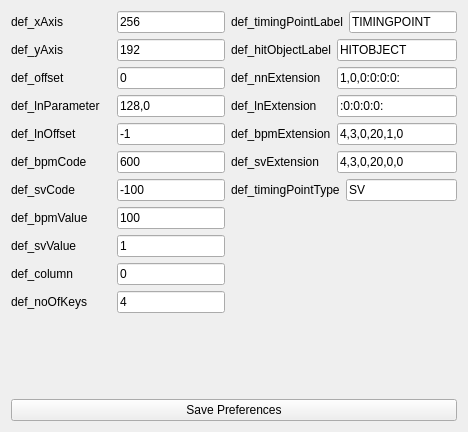
          <widget class="QWidget" name="tabDefault">
           <attribute name="title">
            <string>Default</string>
           </attribute>
           <layout class="QGridLayout" name="gridLayout_9">
            <item row="0" column="0">
             <layout class="QGridLayout" name="defaultValueGroupTotal">
              <item row="0" column="0">
               <layout class="QGridLayout" name="defaultValueGroup1">
                <item row="0" column="0">
                 <layout class="QGridLayout" name="def_xAxisGroup">
                  <item row="0" column="0">
                   <widget class="QLabel" name="def_xAxisLabel">
                    <property name="sizePolicy">
                     <sizepolicy hsizetype="Fixed" vsizetype="Preferred">
                      <horstretch>0</horstretch>
                      <verstretch>0</verstretch>
                     </sizepolicy>
                    </property>
                    <property name="minimumSize">
                     <size>
                      <width>100</width>
                      <height>0</height>
                     </size>
                    </property>
                    <property name="text">
                     <string>def_xAxis</string>
                    </property>
                   </widget>
                  </item>
                  <item row="0" column="1">
                   <widget class="QLineEdit" name="def_xAxisLine">
                    <property name="sizePolicy">
                     <sizepolicy hsizetype="Minimum" vsizetype="Fixed">
                      <horstretch>0</horstretch>
                      <verstretch>0</verstretch>
                     </sizepolicy>
                    </property>
                    <property name="text">
                     <string>256</string>
                    </property>
                   </widget>
                  </item>
                 </layout>
                </item>
                <item row="1" column="0">
                 <layout class="QGridLayout" name="def_yAxisGroup">
                  <item row="0" column="0">
                   <widget class="QLabel" name="def_yAxisLabel">
                    <property name="sizePolicy">
                     <sizepolicy hsizetype="Fixed" vsizetype="Preferred">
                      <horstretch>0</horstretch>
                      <verstretch>0</verstretch>
                     </sizepolicy>
                    </property>
                    <property name="minimumSize">
                     <size>
                      <width>100</width>
                      <height>0</height>
                     </size>
                    </property>
                    <property name="text">
                     <string>def_yAxis</string>
                    </property>
                   </widget>
                  </item>
                  <item row="0" column="1">
                   <widget class="QLineEdit" name="def_yAxisLine">
                    <property name="sizePolicy">
                     <sizepolicy hsizetype="Minimum" vsizetype="Fixed">
                      <horstretch>0</horstretch>
                      <verstretch>0</verstretch>
                     </sizepolicy>
                    </property>
                    <property name="text">
                     <string>192</string>
                    </property>
                   </widget>
                  </item>
                 </layout>
                </item>
                <item row="2" column="0">
                 <layout class="QGridLayout" name="def_offsetGroup">
                  <item row="0" column="0">
                   <widget class="QLabel" name="def_offsetLabel">
                    <property name="sizePolicy">
                     <sizepolicy hsizetype="Fixed" vsizetype="Preferred">
                      <horstretch>0</horstretch>
                      <verstretch>0</verstretch>
                     </sizepolicy>
                    </property>
                    <property name="minimumSize">
                     <size>
                      <width>100</width>
                      <height>0</height>
                     </size>
                    </property>
                    <property name="text">
                     <string>def_offset</string>
                    </property>
                   </widget>
                  </item>
                  <item row="0" column="1">
                   <widget class="QLineEdit" name="def_offsetLine">
                    <property name="sizePolicy">
                     <sizepolicy hsizetype="Minimum" vsizetype="Fixed">
                      <horstretch>0</horstretch>
                      <verstretch>0</verstretch>
                     </sizepolicy>
                    </property>
                    <property name="text">
                     <string>0</string>
                    </property>
                   </widget>
                  </item>
                 </layout>
                </item>
                <item row="3" column="0">
                 <layout class="QGridLayout" name="def_lnParameterGroup">
                  <item row="0" column="0">
                   <widget class="QLabel" name="def_lnParameterLabel">
                    <property name="sizePolicy">
                     <sizepolicy hsizetype="Fixed" vsizetype="Preferred">
                      <horstretch>0</horstretch>
                      <verstretch>0</verstretch>
                     </sizepolicy>
                    </property>
                    <property name="minimumSize">
                     <size>
                      <width>100</width>
                      <height>0</height>
                     </size>
                    </property>
                    <property name="text">
                     <string>def_lnParameter</string>
                    </property>
                   </widget>
                  </item>
                  <item row="0" column="1">
                   <widget class="QLineEdit" name="def_lnParameterLine">
                    <property name="sizePolicy">
                     <sizepolicy hsizetype="Minimum" vsizetype="Fixed">
                      <horstretch>0</horstretch>
                      <verstretch>0</verstretch>
                     </sizepolicy>
                    </property>
                    <property name="text">
                     <string>128,0</string>
                    </property>
                   </widget>
                  </item>
                 </layout>
                </item>
                <item row="4" column="0">
                 <layout class="QGridLayout" name="def_lnOffsetGroup">
                  <item row="0" column="0">
                   <widget class="QLabel" name="def_lnOffsetLabel">
                    <property name="sizePolicy">
                     <sizepolicy hsizetype="Fixed" vsizetype="Preferred">
                      <horstretch>0</horstretch>
                      <verstretch>0</verstretch>
                     </sizepolicy>
                    </property>
                    <property name="minimumSize">
                     <size>
                      <width>100</width>
                      <height>0</height>
                     </size>
                    </property>
                    <property name="text">
                     <string>def_lnOffset</string>
                    </property>
                   </widget>
                  </item>
                  <item row="0" column="1">
                   <widget class="QLineEdit" name="def_lnOffsetLine">
                    <property name="sizePolicy">
                     <sizepolicy hsizetype="Minimum" vsizetype="Fixed">
                      <horstretch>0</horstretch>
                      <verstretch>0</verstretch>
                     </sizepolicy>
                    </property>
                    <property name="text">
                     <string>-1</string>
                    </property>
                   </widget>
                  </item>
                 </layout>
                </item>
                <item row="5" column="0">
                 <layout class="QGridLayout" name="def_bpmCodeGroup">
                  <item row="0" column="0">
                   <widget class="QLabel" name="def_bpmCodeLabel">
                    <property name="sizePolicy">
                     <sizepolicy hsizetype="Fixed" vsizetype="Preferred">
                      <horstretch>0</horstretch>
                      <verstretch>0</verstretch>
                     </sizepolicy>
                    </property>
                    <property name="minimumSize">
                     <size>
                      <width>100</width>
                      <height>0</height>
                     </size>
                    </property>
                    <property name="text">
                     <string>def_bpmCode</string>
                    </property>
                   </widget>
                  </item>
                  <item row="0" column="1">
                   <widget class="QLineEdit" name="def_bpmCodeLine">
                    <property name="sizePolicy">
                     <sizepolicy hsizetype="Minimum" vsizetype="Fixed">
                      <horstretch>0</horstretch>
                      <verstretch>0</verstretch>
                     </sizepolicy>
                    </property>
                    <property name="text">
                     <string>600</string>
                    </property>
                   </widget>
                  </item>
                 </layout>
                </item>
                <item row="6" column="0">
                 <layout class="QGridLayout" name="def_svCodeGroup">
                  <item row="0" column="0">
                   <widget class="QLabel" name="def_svCodeLabel">
                    <property name="sizePolicy">
                     <sizepolicy hsizetype="Fixed" vsizetype="Preferred">
                      <horstretch>0</horstretch>
                      <verstretch>0</verstretch>
                     </sizepolicy>
                    </property>
                    <property name="minimumSize">
                     <size>
                      <width>100</width>
                      <height>0</height>
                     </size>
                    </property>
                    <property name="text">
                     <string>def_svCode</string>
                    </property>
                   </widget>
                  </item>
                  <item row="0" column="1">
                   <widget class="QLineEdit" name="def_svCodeLine">
                    <property name="sizePolicy">
                     <sizepolicy hsizetype="Minimum" vsizetype="Fixed">
                      <horstretch>0</horstretch>
                      <verstretch>0</verstretch>
                     </sizepolicy>
                    </property>
                    <property name="text">
                     <string>-100</string>
                    </property>
                   </widget>
                  </item>
                 </layout>
                </item>
                <item row="7" column="0">
                 <layout class="QGridLayout" name="def_bpmValueGroup">
                  <item row="0" column="0">
                   <widget class="QLabel" name="def_bpmValueLabel">
                    <property name="sizePolicy">
                     <sizepolicy hsizetype="Fixed" vsizetype="Preferred">
                      <horstretch>0</horstretch>
                      <verstretch>0</verstretch>
                     </sizepolicy>
                    </property>
                    <property name="minimumSize">
                     <size>
                      <width>100</width>
                      <height>0</height>
                     </size>
                    </property>
                    <property name="text">
                     <string>def_bpmValue</string>
                    </property>
                   </widget>
                  </item>
                  <item row="0" column="1">
                   <widget class="QLineEdit" name="def_bpmValueLine">
                    <property name="sizePolicy">
                     <sizepolicy hsizetype="Minimum" vsizetype="Fixed">
                      <horstretch>0</horstretch>
                      <verstretch>0</verstretch>
                     </sizepolicy>
                    </property>
                    <property name="text">
                     <string>100</string>
                    </property>
                   </widget>
                  </item>
                 </layout>
                </item>
                <item row="8" column="0">
                 <layout class="QGridLayout" name="def_svValueGroup">
                  <item row="0" column="0">
                   <widget class="QLabel" name="def_svValueLabel">
                    <property name="sizePolicy">
                     <sizepolicy hsizetype="Fixed" vsizetype="Preferred">
                      <horstretch>0</horstretch>
                      <verstretch>0</verstretch>
                     </sizepolicy>
                    </property>
                    <property name="minimumSize">
                     <size>
                      <width>100</width>
                      <height>0</height>
                     </size>
                    </property>
                    <property name="text">
                     <string>def_svValue</string>
                    </property>
                   </widget>
                  </item>
                  <item row="0" column="1">
                   <widget class="QLineEdit" name="def_svValueLine">
                    <property name="sizePolicy">
                     <sizepolicy hsizetype="Minimum" vsizetype="Fixed">
                      <horstretch>0</horstretch>
                      <verstretch>0</verstretch>
                     </sizepolicy>
                    </property>
                    <property name="text">
                     <string>1</string>
                    </property>
                   </widget>
                  </item>
                 </layout>
                </item>
                <item row="9" column="0">
                 <layout class="QGridLayout" name="def_columnGroup">
                  <item row="0" column="0">
                   <widget class="QLabel" name="def_columnLabel">
                    <property name="sizePolicy">
                     <sizepolicy hsizetype="Fixed" vsizetype="Preferred">
                      <horstretch>0</horstretch>
                      <verstretch>0</verstretch>
                     </sizepolicy>
                    </property>
                    <property name="minimumSize">
                     <size>
                      <width>100</width>
                      <height>0</height>
                     </size>
                    </property>
                    <property name="text">
                     <string>def_column</string>
                    </property>
                   </widget>
                  </item>
                  <item row="0" column="1">
                   <widget class="QLineEdit" name="def_columnLine">
                    <property name="sizePolicy">
                     <sizepolicy hsizetype="Minimum" vsizetype="Fixed">
                      <horstretch>0</horstretch>
                      <verstretch>0</verstretch>
                     </sizepolicy>
                    </property>
                    <property name="text">
                     <string>0</string>
                    </property>
                   </widget>
                  </item>
                 </layout>
                </item>
                <item row="10" column="0">
                 <layout class="QGridLayout" name="def_noOfKeysGroup">
                  <item row="0" column="1">
                   <widget class="QLineEdit" name="def_noOfKeysLine">
                    <property name="sizePolicy">
                     <sizepolicy hsizetype="Minimum" vsizetype="Fixed">
                      <horstretch>0</horstretch>
                      <verstretch>0</verstretch>
                     </sizepolicy>
                    </property>
                    <property name="text">
                     <string>4</string>
                    </property>
                   </widget>
                  </item>
                  <item row="0" column="0">
                   <widget class="QLabel" name="def_noOfKeysLabel">
                    <property name="sizePolicy">
                     <sizepolicy hsizetype="Fixed" vsizetype="Preferred">
                      <horstretch>0</horstretch>
                      <verstretch>0</verstretch>
                     </sizepolicy>
                    </property>
                    <property name="minimumSize">
                     <size>
                      <width>100</width>
                      <height>0</height>
                     </size>
                    </property>
                    <property name="text">
                     <string>def_noOfKeys</string>
                    </property>
                   </widget>
                  </item>
                  <item row="1" column="0" colspan="2">
                   <spacer name="def_verticalSpacer_3">
                    <property name="orientation">
                     <enum>Qt::Vertical</enum>
                    </property>
                    <property name="sizeHint" stdset="0">
                     <size>
                      <width>20</width>
                      <height>40</height>
                     </size>
                    </property>
                   </spacer>
                  </item>
                 </layout>
                </item>
               </layout>
              </item>
              <item row="0" column="1">
               <layout class="QGridLayout" name="defaultValueGroup2">
                <item row="0" column="0">
                 <layout class="QGridLayout" name="def_timingPointLabelGroup">
                  <item row="0" column="0">
                   <widget class="QLabel" name="def_timingPointLabelLabel">
                    <property name="sizePolicy">
                     <sizepolicy hsizetype="Fixed" vsizetype="Preferred">
                      <horstretch>0</horstretch>
                      <verstretch>0</verstretch>
                     </sizepolicy>
                    </property>
                    <property name="minimumSize">
                     <size>
                      <width>100</width>
                      <height>0</height>
                     </size>
                    </property>
                    <property name="text">
                     <string>def_timingPointLabel</string>
                    </property>
                   </widget>
                  </item>
                  <item row="0" column="1">
                   <widget class="QLineEdit" name="def_timingPointLabelLine">
                    <property name="sizePolicy">
                     <sizepolicy hsizetype="Minimum" vsizetype="Fixed">
                      <horstretch>0</horstretch>
                      <verstretch>0</verstretch>
                     </sizepolicy>
                    </property>
                    <property name="text">
                     <string>TIMINGPOINT</string>
                    </property>
                   </widget>
                  </item>
                 </layout>
                </item>
                <item row="1" column="0">
                 <layout class="QGridLayout" name="def_hitObjectLabelGroup">
                  <item row="0" column="0">
                   <widget class="QLabel" name="def_hitObjectLabelLabel">
                    <property name="sizePolicy">
                     <sizepolicy hsizetype="Fixed" vsizetype="Preferred">
                      <horstretch>0</horstretch>
                      <verstretch>0</verstretch>
                     </sizepolicy>
                    </property>
                    <property name="minimumSize">
                     <size>
                      <width>100</width>
                      <height>0</height>
                     </size>
                    </property>
                    <property name="text">
                     <string>def_hitObjectLabel</string>
                    </property>
                   </widget>
                  </item>
                  <item row="0" column="1">
                   <widget class="QLineEdit" name="def_hitObjectLabelLine">
                    <property name="sizePolicy">
                     <sizepolicy hsizetype="Minimum" vsizetype="Fixed">
                      <horstretch>0</horstretch>
                      <verstretch>0</verstretch>
                     </sizepolicy>
                    </property>
                    <property name="text">
                     <string>HITOBJECT</string>
                    </property>
                   </widget>
                  </item>
                 </layout>
                </item>
                <item row="2" column="0">
                 <layout class="QGridLayout" name="def_nnExtensionGroup">
                  <item row="0" column="0">
                   <widget class="QLabel" name="def_nnExtensionLabel">
                    <property name="sizePolicy">
                     <sizepolicy hsizetype="Fixed" vsizetype="Preferred">
                      <horstretch>0</horstretch>
                      <verstretch>0</verstretch>
                     </sizepolicy>
                    </property>
                    <property name="minimumSize">
                     <size>
                      <width>100</width>
                      <height>0</height>
                     </size>
                    </property>
                    <property name="text">
                     <string>def_nnExtension</string>
                    </property>
                   </widget>
                  </item>
                  <item row="0" column="1">
                   <widget class="QLineEdit" name="def_nnExtensionLine">
                    <property name="sizePolicy">
                     <sizepolicy hsizetype="Minimum" vsizetype="Fixed">
                      <horstretch>0</horstretch>
                      <verstretch>0</verstretch>
                     </sizepolicy>
                    </property>
                    <property name="text">
                     <string>1,0,0:0:0:0:</string>
                    </property>
                   </widget>
                  </item>
                 </layout>
                </item>
                <item row="4" column="0">
                 <layout class="QGridLayout" name="def_bpmExtensionGroup">
                  <item row="0" column="0">
                   <widget class="QLabel" name="def_bpmExtensionLabel">
                    <property name="sizePolicy">
                     <sizepolicy hsizetype="Fixed" vsizetype="Preferred">
                      <horstretch>0</horstretch>
                      <verstretch>0</verstretch>
                     </sizepolicy>
                    </property>
                    <property name="minimumSize">
                     <size>
                      <width>100</width>
                      <height>0</height>
                     </size>
                    </property>
                    <property name="text">
                     <string>def_bpmExtension</string>
                    </property>
                   </widget>
                  </item>
                  <item row="0" column="1">
                   <widget class="QLineEdit" name="def_bpmExtensionLine">
                    <property name="sizePolicy">
                     <sizepolicy hsizetype="Minimum" vsizetype="Fixed">
                      <horstretch>0</horstretch>
                      <verstretch>0</verstretch>
                     </sizepolicy>
                    </property>
                    <property name="text">
                     <string>4,3,0,20,1,0</string>
                    </property>
                   </widget>
                  </item>
                 </layout>
                </item>
                <item row="3" column="0">
                 <layout class="QGridLayout" name="def_lnExtensionGroup">
                  <item row="0" column="0">
                   <widget class="QLabel" name="def_lnExtensionLabel">
                    <property name="sizePolicy">
                     <sizepolicy hsizetype="Fixed" vsizetype="Preferred">
                      <horstretch>0</horstretch>
                      <verstretch>0</verstretch>
                     </sizepolicy>
                    </property>
                    <property name="minimumSize">
                     <size>
                      <width>100</width>
                      <height>0</height>
                     </size>
                    </property>
                    <property name="text">
                     <string>def_lnExtension</string>
                    </property>
                   </widget>
                  </item>
                  <item row="0" column="1">
                   <widget class="QLineEdit" name="def_lnExtensionLine">
                    <property name="sizePolicy">
                     <sizepolicy hsizetype="Minimum" vsizetype="Fixed">
                      <horstretch>0</horstretch>
                      <verstretch>0</verstretch>
                     </sizepolicy>
                    </property>
                    <property name="text">
                     <string>:0:0:0:0:</string>
                    </property>
                   </widget>
                  </item>
                 </layout>
                </item>
                <item row="5" column="0">
                 <layout class="QGridLayout" name="def_svExtensionGroup">
                  <item row="0" column="0">
                   <widget class="QLabel" name="def_svExtensionLabel">
                    <property name="sizePolicy">
                     <sizepolicy hsizetype="Fixed" vsizetype="Preferred">
                      <horstretch>0</horstretch>
                      <verstretch>0</verstretch>
                     </sizepolicy>
                    </property>
                    <property name="minimumSize">
                     <size>
                      <width>100</width>
                      <height>0</height>
                     </size>
                    </property>
                    <property name="text">
                     <string>def_svExtension</string>
                    </property>
                   </widget>
                  </item>
                  <item row="0" column="1">
                   <widget class="QLineEdit" name="def_svExtensionLine">
                    <property name="sizePolicy">
                     <sizepolicy hsizetype="Minimum" vsizetype="Fixed">
                      <horstretch>0</horstretch>
                      <verstretch>0</verstretch>
                     </sizepolicy>
                    </property>
                    <property name="text">
                     <string>4,3,0,20,0,0</string>
                    </property>
                   </widget>
                  </item>
                 </layout>
                </item>
                <item row="6" column="0">
                 <layout class="QGridLayout" name="def_timingPointTypeGroup">
                  <item row="0" column="0">
                   <widget class="QLabel" name="def_timingPointTypeLabel">
                    <property name="sizePolicy">
                     <sizepolicy hsizetype="Fixed" vsizetype="Preferred">
                      <horstretch>0</horstretch>
                      <verstretch>0</verstretch>
                     </sizepolicy>
                    </property>
                    <property name="minimumSize">
                     <size>
                      <width>100</width>
                      <height>0</height>
                     </size>
                    </property>
                    <property name="text">
                     <string>def_timingPointType</string>
                    </property>
                   </widget>
                  </item>
                  <item row="0" column="1">
                   <widget class="QLineEdit" name="def_timingPointTypeLine">
                    <property name="sizePolicy">
                     <sizepolicy hsizetype="Minimum" vsizetype="Fixed">
                      <horstretch>0</horstretch>
                      <verstretch>0</verstretch>
                     </sizepolicy>
                    </property>
                    <property name="text">
                     <string>SV</string>
                    </property>
                   </widget>
                  </item>
                 </layout>
                </item>
                <item row="7" column="0">
                 <spacer name="def_verticalSpacer">
                  <property name="orientation">
                   <enum>Qt::Vertical</enum>
                  </property>
                  <property name="sizeHint" stdset="0">
                   <size>
                    <width>20</width>
                    <height>40</height>
                   </size>
                  </property>
                 </spacer>
                </item>
               </layout>
              </item>
             </layout>
            </item>
            <item row="2" column="0">
             <widget class="QPushButton" name="default_savePreferencesButton">
              <property name="text">
               <string>Save Preferences</string>
              </property>
             </widget>
            </item>
            <item row="1" column="0">
             <spacer name="def_verticalSpacer_2">
              <property name="orientation">
               <enum>Qt::Vertical</enum>
              </property>
              <property name="sizeHint" stdset="0">
               <size>
                <width>20</width>
                <height>40</height>
               </size>
              </property>
             </spacer>
            </item>
           </layout>
          </widget>
